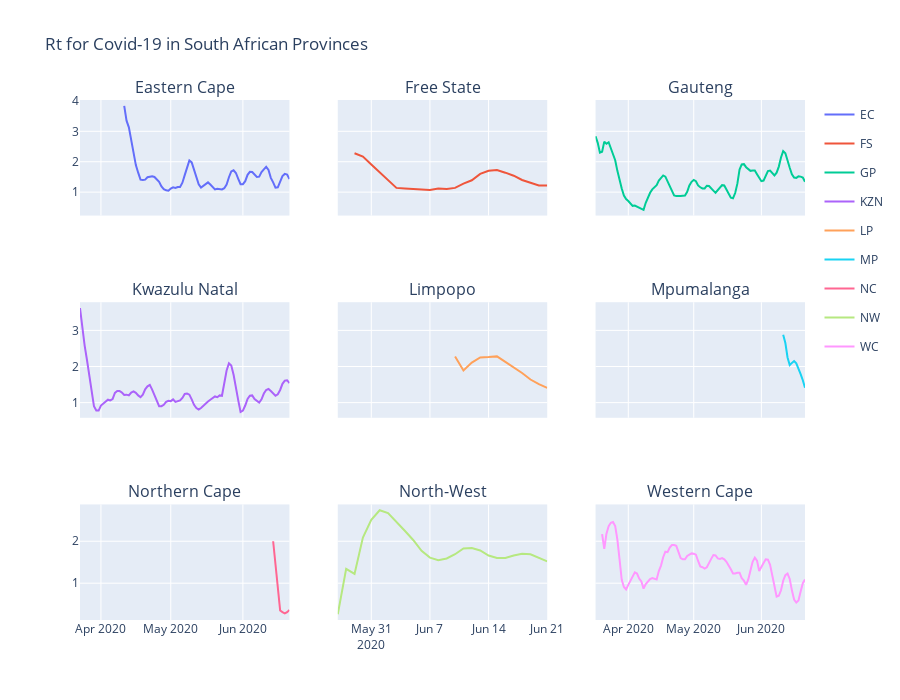

Notebook cell for this chart:
### Code cell
fig5.update_layout(title_text="Rt for Covid-19 in South African Provinces", height=700)
fig5.update_traces(hovertemplate=None)
fig5.update_layout(hovermode="x")
